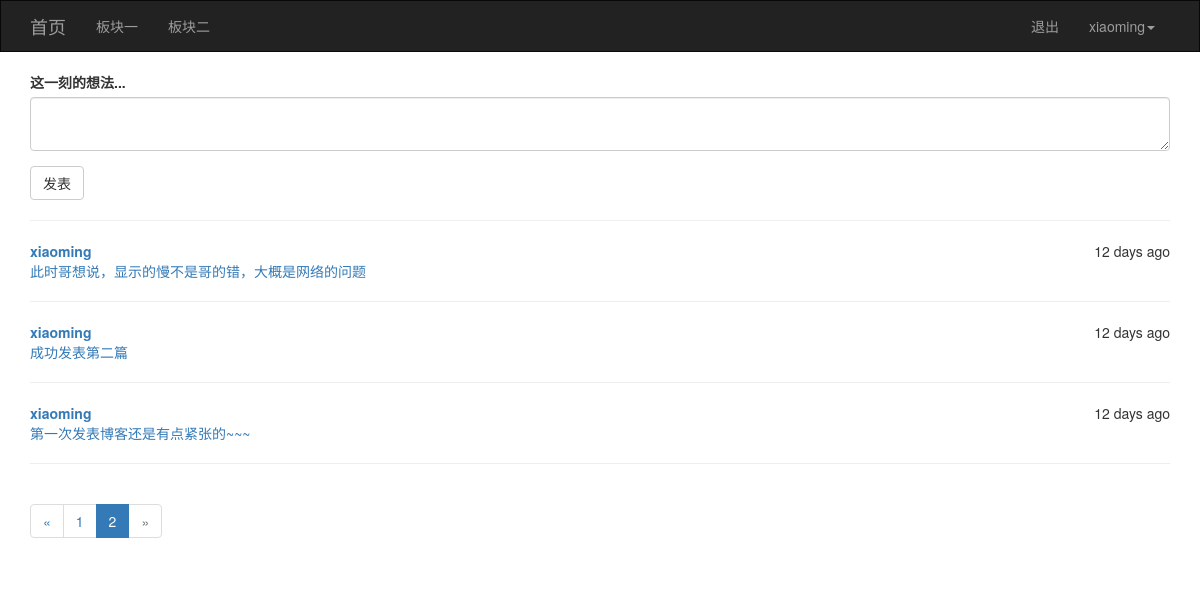
The app's page /?page=2 (signed in) with its own data.
### app/models/user.py (models this page shows, shortened)
class User(UserMixin, db.Model):
    __tablename__ = 'users'
    id = db.Column(db.Integer, primary_key=True)
    username = db.Column(db.String(64), unique=True)
    password_hash = db.Column(db.String(128))
    confirmed = db.Column(db.Boolean, default=False)
    email = db.Column(db.String(64), unique=True)
    posts = db.relationship('Posts', backref='user', lazy='dynamic')
    @property
    def password(self):
        raise AttributeError('密码是不可读属性')

### app/models/posts.py (models this page shows)
class Posts(db.Model):
    __tablename__ = 'posts'
    id = db.Column(db.Integer, primary_key=True)
    rid = db.Column(db.Integer, index=True, default=0)
    content = db.Column(db.Text)
    timestamp = db.Column(db.DateTime, index=True, default=datetime.utcnow)
    user_id = db.Column(db.Integer, db.ForeignKey('users.id'))

### app/views/main.py (the view, shortened to what this page needs)
@main.route('/', methods=['GET', 'POST'])
def index():
    form = PostsForm()
    page = request.args.get('page', 1, type=int)
    pagination = Posts.query.filter_by(rid=0).order_by(Posts.timestamp.desc()).paginate(page, per_page=5, error_out=False)
    posts = pagination.items
    return render_template('main/index.html', form=form, posts=posts, pagination=pagination)

### app/forms/posts.py
class PostsForm(FlaskForm):
    content = TextAreaField('这一刻的想法...', validators=[DataRequired(), Length(1, 128)])
    submit = SubmitField('发表')

### app/models/user.py (called while the page is built)
@login_manger.user_loader
def load_user(user_id):
    return User.query.get(int(user_id))

### app/templates/main/index.html (shortened to what this page needs)
{% extends 'common/base.html' %}
{% from 'common/macros.html' import pagination_show %}
{% block page_content %}
{{ wtf.quick_form(form) }}
{% for p in posts %}
<hr />
<div style="float:right;">{{moment(p.timestamp).fromNow()}}</div>
<div><a href="#"><b>{{p.user.username}}</b></a></div>
<div><a href="#">{{p.content}}</a></div>
{% endfor %}
<hr />
{{pagination_show(pagination, 'main.index')}}
{% endblock %}

### app/templates/common/base.html (shortened to what this page needs)
{% extends 'bootstrap/base.html' %}
{% import 'bootstrap/wtf.html' as wtf %}
{% block navbar %}
<nav class="navbar navbar-inverse" style="border-radius: 0px;">
    <div class="container">
        <div class="navbar-header">
            <a class="navbar-brand" href="{{url_for('main.index')}}">首页</a>
        </div>
        <div class="collapse navbar-collapse">
            <ul class="nav navbar-nav">
                <li><a href="#">板块一</a></li>
                <li><a href="#">板块二</a></li>
            </ul>
            <ul class="nav navbar-nav navbar-right">
                {% if current_user.is_authenticated %}
                <li><a href="{{url_for('user.logout')}}">退出</a></li>
                <li class="dropdown">
                    <a href="#" class="dropdown-toggle" data-toggle="dropdown" role="button" aria-haspopup="true"
                       aria-expanded="false">{{current_user.username}}<span class="caret"></span></a>
                </li>
                {% else %}
                <li><a href="{{url_for('user.login')}}">登录</a></li>
                <li><a href="{{url_for('user.register')}}">注册</a></li>
                {% endif %}
            </ul>
        </div>
    </div>
</nav>
{% endblock %}
{% block content %}
<div class="container">
    {% block page_content %}默认内容{% endblock %}
</div>
{% endblock %}
{% block head %}
{{ super() }}
{% endblock %}

### records on screen
User: username "xiaoming"
Posts: timestamp "12 days ago", user.username "xiaoming", content "此时哥想说，显示的慢不是哥的错，大概是网络的问题"
Posts: timestamp "12 days ago", user.username "xiaoming", content "成功发表第二篇"
Posts: timestamp "12 days ago", user.username "xiaoming", content "第一次发表博客还是有点紧张的~~~"

### other values on screen
{{ p }} "1" "2"
